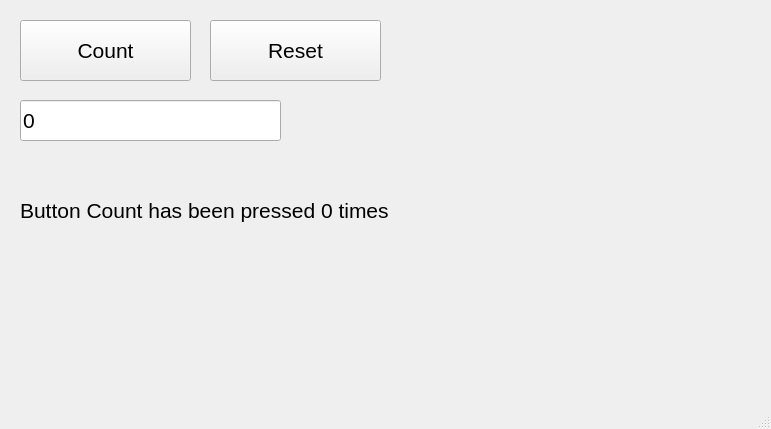
<?xml version="1.0" encoding="UTF-8"?>
<ui version="4.0">
 <class>MainWindow</class>
 <widget class="QMainWindow" name="MainWindow">
  <property name="geometry">
   <rect>
    <x>0</x>
    <y>0</y>
    <width>771</width>
    <height>429</height>
   </rect>
  </property>
  <property name="windowTitle">
   <string>MainWindow</string>
  </property>
  <widget class="QWidget" name="centralwidget">
   <widget class="QPushButton" name="btnCount">
    <property name="geometry">
     <rect>
      <x>20</x>
      <y>20</y>
      <width>171</width>
      <height>61</height>
     </rect>
    </property>
    <property name="font">
     <font>
      <pointsize>16</pointsize>
     </font>
    </property>
    <property name="text">
     <string>Count</string>
    </property>
   </widget>
   <widget class="QPushButton" name="btnReset">
    <property name="geometry">
     <rect>
      <x>210</x>
      <y>20</y>
      <width>171</width>
      <height>61</height>
     </rect>
    </property>
    <property name="font">
     <font>
      <pointsize>16</pointsize>
     </font>
    </property>
    <property name="text">
     <string>Reset</string>
    </property>
   </widget>
   <widget class="QLabel" name="labelInfo">
    <property name="geometry">
     <rect>
      <x>20</x>
      <y>190</y>
      <width>421</width>
      <height>41</height>
     </rect>
    </property>
    <property name="font">
     <font>
      <pointsize>16</pointsize>
     </font>
    </property>
    <property name="text">
     <string>Button Count has been pressed 0 times</string>
    </property>
   </widget>
   <widget class="QLineEdit" name="txtResult">
    <property name="geometry">
     <rect>
      <x>20</x>
      <y>100</y>
      <width>261</width>
      <height>41</height>
     </rect>
    </property>
    <property name="font">
     <font>
      <pointsize>16</pointsize>
     </font>
    </property>
    <property name="text">
     <string>0</string>
    </property>
   </widget>
  </widget>
  <widget class="QMenuBar" name="menubar">
   <property name="geometry">
    <rect>
     <x>0</x>
     <y>0</y>
     <width>771</width>
     <height>21</height>
    </rect>
   </property>
  </widget>
  <widget class="QStatusBar" name="statusbar"/>
 </widget>
 <resources/>
 <connections/>
</ui>
